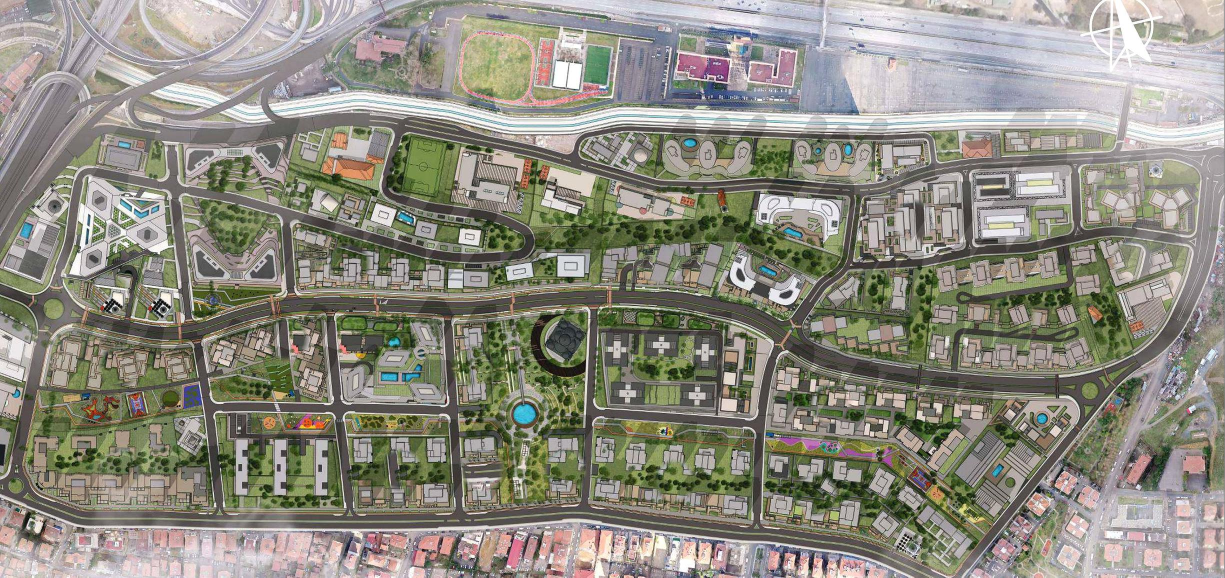
#> input picture assets/vaziyet/gunduz-orta.jpg, 2450 x 1155 px, given in place of yuz_f.jpg, which was not available (shown at 1/2 size)
$ python -i gece_ai.py   (imports and definitions only)   (older library calls are emulated)
#> lines starting #> are read from the running program, lines starting #| are printed output that depends on the picture; after the words box and inside, x2 and y2 are one past the last pixel; in counts of white or black regions, pixels touching at a corner belong together; pictures that were not available may be replaced by others from this repository, and a replacement may not be noted
"""Gerçekçi gece: panoramayı örtüşen yüzlere böl -> Gemini ile gece yap -> hizala -> panoramaya geri birleştir.

  python3 gece_ai.py split <sahne.jpg> <klasör>          # 6 yüz, 100° görüş, 2048 px (yuz_*.jpg)
  python3 gece_ai.py gen   <klasör> [model]              # GEMINI_API_KEY ile her yüzün gecesini üretir (gece_*.png)
  python3 gece_ai.py merge <sahne.jpg> <klasör> <çıkış.jpg>  # hizalar, gündüz netliğini ekler, 16384x8192 panorama

Yüzler: f r b l (yan, 30° aşağı bakar: gök az, şehir çok), d (aşağı). Gök yapay zekâya gönderilmez:
ufkun üstü gündüz görüntüsünden çıkarılan gök maskesiyle tek parça yapay gece göğüyle değiştirilir (yüzler arası dikiş olmaz).
REF ortam değişkeni bir gece örneği gösterirse (Umut'un ChatGPT örneği) stil referansı olarak gönderilir.
"""
import sys, os, json, base64, time, numpy as np, cv2
from PIL import Image
Image.MAX_IMAGE_PIXELS = None
FOV = 110.0
S = 4096
# yüz yönleri (yaw, pitch) derece
FACES = {'f': (0, -30), 'r': (90, -30), 'b': (180, -30), 'l': (-90, -30), 'd': (0, -90)}

# [23 lines left out: functions rot, dirs, split, not called in this run]

PROMPT = ("Turn this daytime aerial photo of an Istanbul city district into a realistic night photo taken shortly after sunset (blue hour / early night). "
          "Keep every building, road, tree and the camera angle exactly the same, do not add or remove anything, do not change the framing. "
          "Lit windows in warm and neutral white tones scattered naturally across the residential towers (not all windows), warm orange street lights "
          "along roads, car head/tail light streaks on the highways, softly lit parks and plazas, deep blue sky, dark sea with city reflections. "
          "Photorealistic, like a professional drone photo, natural exposure, no glow exaggeration.")

# [37 lines left out: functions _gen1, gen, _edges, not called in this run]

def _score(day, im):
    a = _edges(day, 512); b = _edges(im, 512)
    return float(np.corrcoef(a.ravel(), b.ravel())[0, 1])

# [16 lines left out: function align, not called in this run]

def sky_mask(eq):
    """Gündüz panoramasında gök maskesi (1 = gök). Her sütunda yukarıdan aşağı ilk belirgin kenara (siluet) kadar gök sayılır."""
    H, W = eq.shape[:2]; h, w = 2048, 4096
    sm = cv2.resize(eq, (w, h), interpolation=cv2.INTER_AREA).astype(np.float32)
    g = cv2.GaussianBlur(sm.mean(2), (0, 0), 1.2)
    m = cv2.magnitude(cv2.Sobel(g, cv2.CV_32F, 1, 0), cv2.Sobel(g, cv2.CV_32F, 0, 1))
    m[:int(h * .30)] = 0                                   # tepe gürültüsü yok sayılır (ufuk ~%50'de)
    hit = m > float(os.environ.get('SKY_T', 14))
    first = np.where(hit.any(0), hit.argmax(0), int(h * .5))
    first = np.minimum(first, int(h * .52))                # ufuk çizgisinin çok altına inmez
    first = np.minimum.reduce([np.roll(first, k) for k in range(-2, 3)])  # ince kuleler korunur
    rows = np.arange(h)[:, None]
    mask = (rows < first[None, :] - 1).astype(np.float32)
    mask = cv2.GaussianBlur(mask, (0, 0), 1.0)
    return cv2.resize(mask, (W, H), interpolation=cv2.INTER_LINEAR)

# [22 lines left out: functions night_sky, _project, not called in this run]

def _gains(nights, n, ground):
    """Yüzler arası renk/parlaklık farkını gider: örtüşmelerde kanal başına kazanç (panorama dikiş yöntemi)."""
    W, H = 1024, 512; fs = list(nights); P = {f: _project(cv2.resize(nights[f], (256, 256), interpolation=cv2.INTER_AREA), f, W, H, 256) for f in fs}
    k = len(fs); g = np.ones((k, 3))
    for c in range(3):
        A = np.eye(k) * 50.; bb = np.ones(k) * 50.        # kazançlar 1'e yakın kalsın
        for i in range(k):
            for j in range(i + 1, k):
                m = (P[fs[i]][1] > .05) & (P[fs[j]][1] > .05) & ground
                if m.sum() < 50: continue
                Ii = P[fs[i]][0][..., c][m].mean(); Ij = P[fs[j]][0][..., c][m].mean(); N = m.sum() / 1000.
                A[i, i] += N * Ii * Ii / 1e3; A[j, j] += N * Ij * Ij / 1e3; A[i, j] -= N * Ii * Ij / 1e3; A[j, i] -= N * Ii * Ij / 1e3
        g[:, c] = np.linalg.solve(A, bb)
    print('kazançlar', {f: np.round(g[i], 3).tolist() for i, f in enumerate(fs)})
    return {f: g[i] for i, f in enumerate(fs)}

# [11 lines left out: functions _up, _blurw, not called in this run]

def _gain_fields(bands, n, ground, gw=1024):
    """Yerel renk eşitleme: örtüşmelerde her yüzü ortak renge çeken, yüz içine yumuşakça yayılan kazanç alanı."""
    gh = gw // 2; P = {f: _project(cv2.resize(low, (256, 256), interpolation=cv2.INTER_AREA), f, gw, gh, 256) for f, (low, _) in bands.items()}
    ws = sum(w for _, w in P.values()); M = sum(L * w[..., None] for L, w in P.values()) / np.maximum(ws, 1e-6)[..., None]
    G = {}
    for f, (L, w) in P.items():
        other = ws - w; c = (w * np.clip(other * 4, 0, 1) * ground).astype(np.float32)
        R = np.clip(M / np.maximum(L, 4), .4, 2.5).astype(np.float32)
        num = _blurw(R * c[..., None], gw / 40)
        den = _blurw(c, gw / 40)[..., None]
        k = np.clip(den / .02, 0, 1)
        G[f] = (num / np.maximum(den, 1e-6) * k + (1 - k)).astype(np.float32)
    return G

def merge(src, out, dst, W=16384):
#> called with src = '../../assets/vaziyet/gunduz-orta.jpg', out = 'out.png', dst = 'out1.png', W = 16384
    H = W // 2; n = cv2.imread(f'{out}/yuz_f.jpg').shape[0]
#> after `n = cv2.imread(f'{out}/yuz_f.jpg').shape[0]`: n = 1155
    eq = cv2.imread(src)
#> eq is the input picture: shape (1155, 2450, 3); mean B, G, R 127.9, 139.5, 141.5
    if eq.shape[1] != W: eq = cv2.resize(eq, (W, H), interpolation=cv2.INTER_AREA)
    mask = sky_mask(eq)
#> in sky_mask, `g = cv2.GaussianBlur(sm.mean(2), (0, 0), 1.2)`:
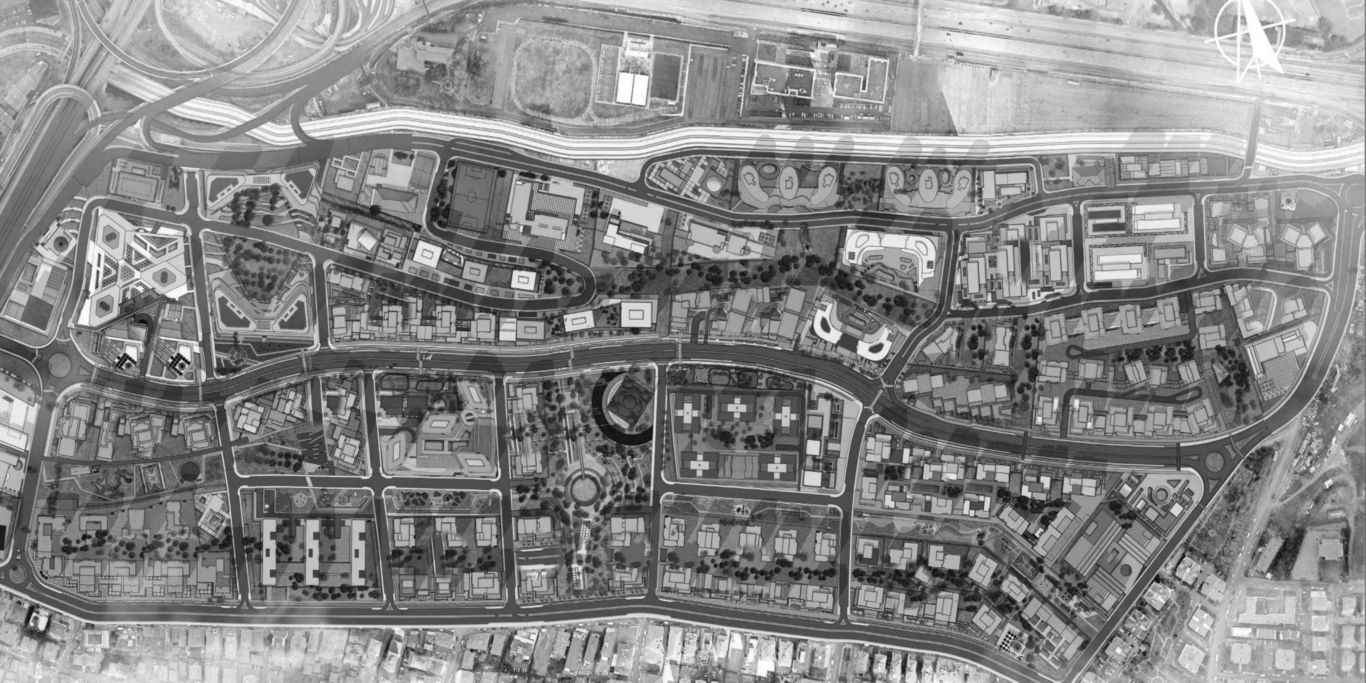
#> g: shape (2048, 4096) float32 (shown at 1/3 size); min 7.44, max 255, mean 136.3
#> in sky_mask, `m[:int(h * .30)] = 0                                   # tepe gürültüs..`:
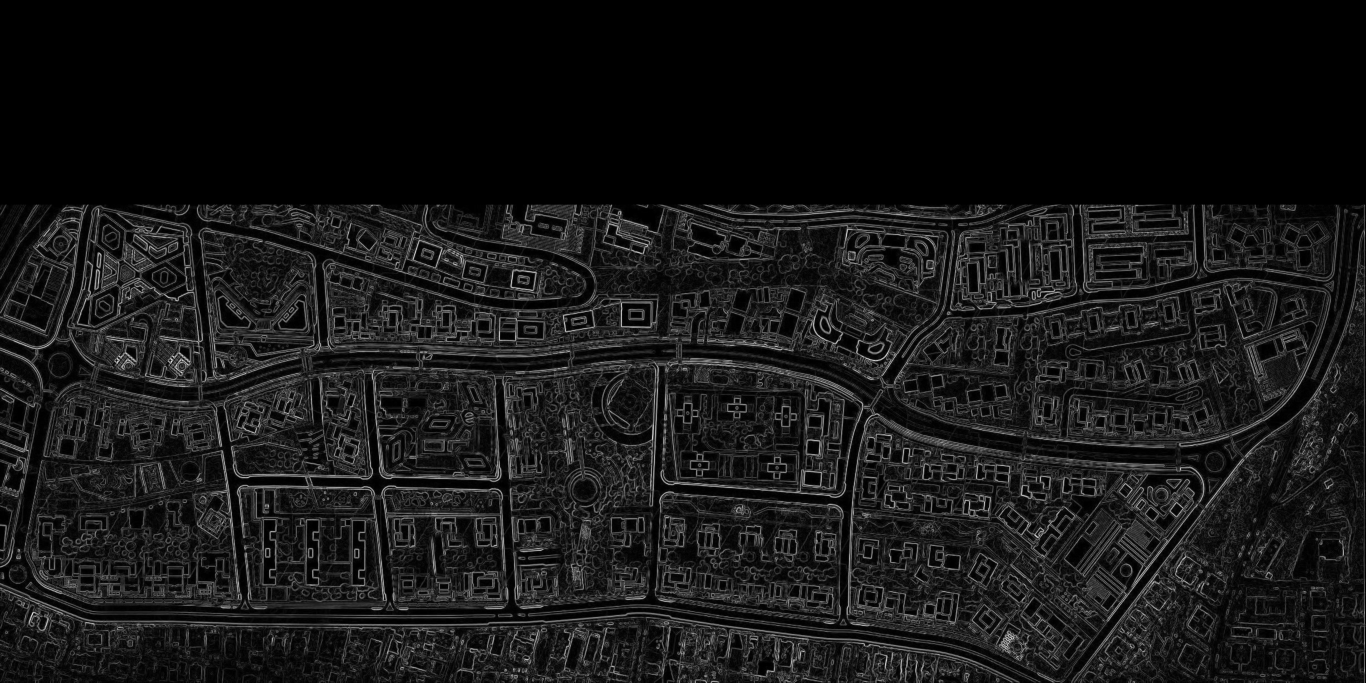
#> m: shape (2048, 4096) float32 (shown at 1/3 size); min 0, max 452.8, mean 41.5; drawn with min black and max white
#> in sky_mask, `hit = m > float(os.environ.get('SKY_T', 14))`:
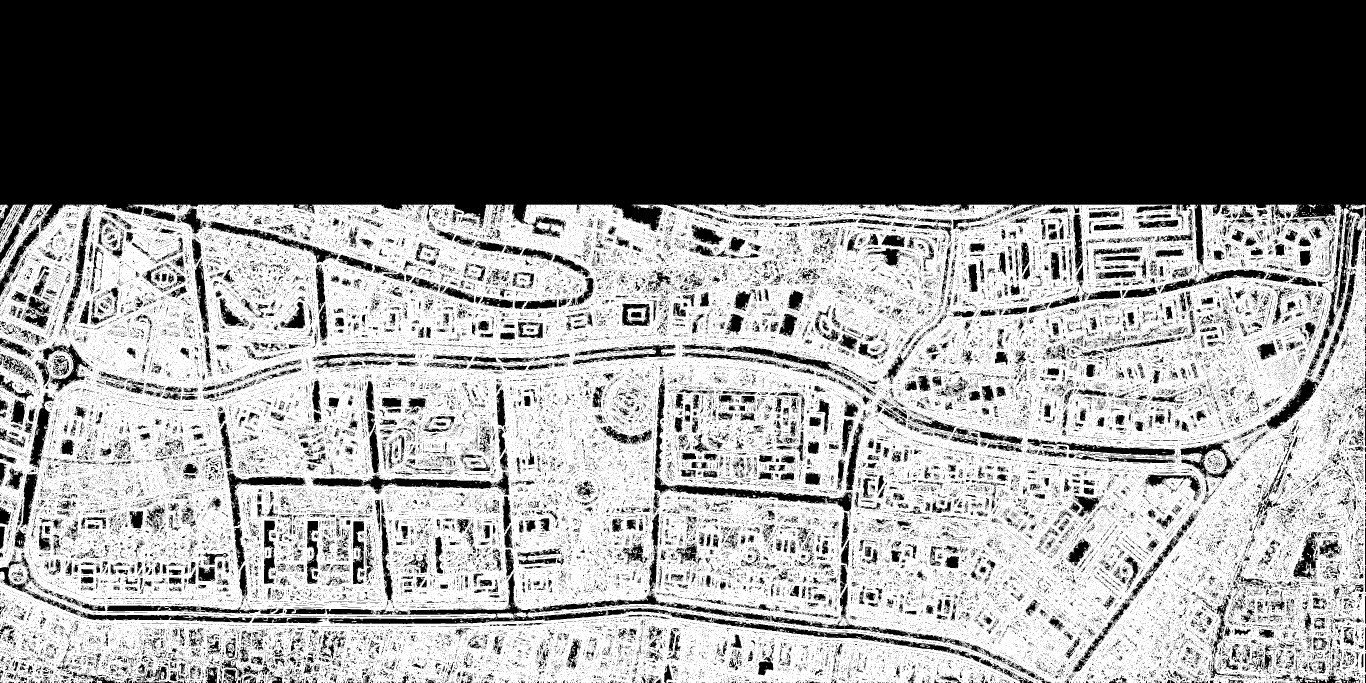
#> hit: shape (2048, 4096) bool (shown at 1/3 size); 54.7% white; 97944 black regions (92413 under 20 px), largest, box (x1, y1, x2, y2) and area: (0, 0, 4096, 1131) 2559155, (985, 1719, 2945, 1986) 46990, (1963, 1132, 2557, 1537) 16557
#> in sky_mask, `first = np.where(hit.any(0), hit.argmax(0), int(h * .5))`: first = 4096 values, max 789 at index 3601, min 614 at index 1, mean 617.3
#> in sky_mask, `first = np.minimum.reduce([np.roll(first, k) for k in range(-2, 3)])`: first = 4096 values, max 665 at index 1560, min 614 at index 0, mean 615.9
#> in sky_mask, `mask = (rows < first[None, :] - 1).astype(np.float32)`:
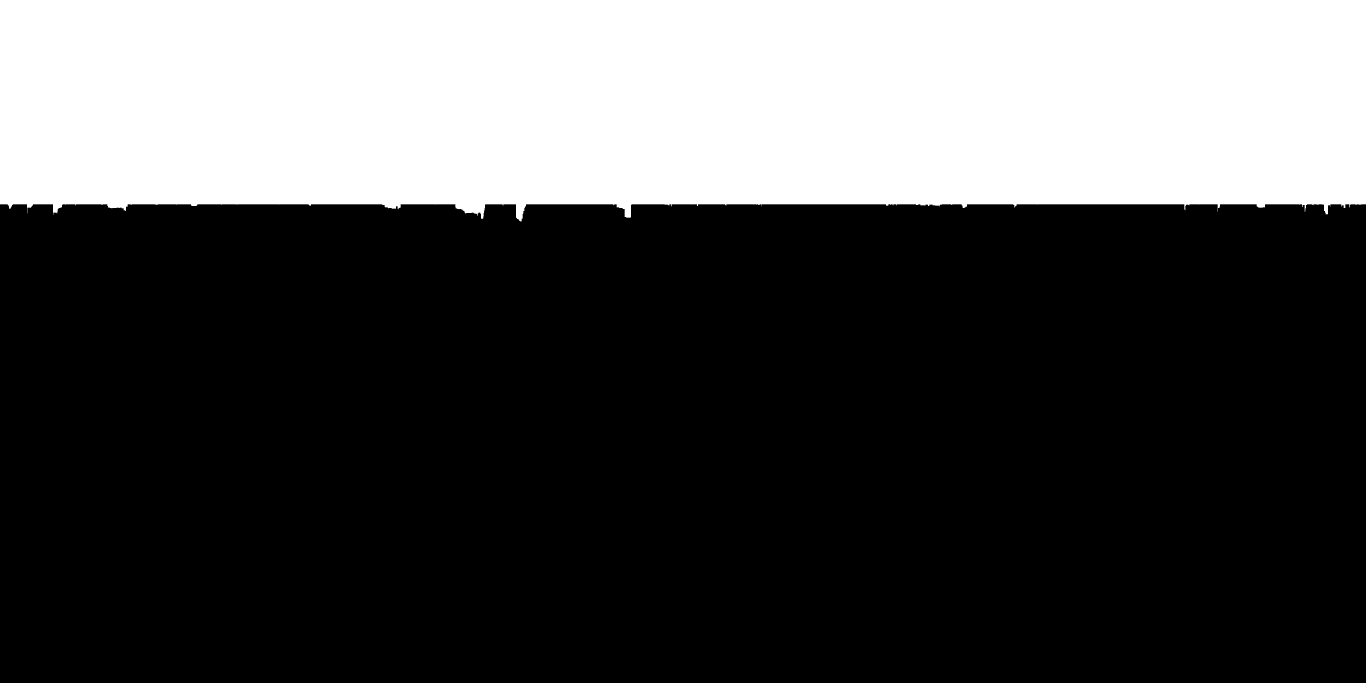
#> mask: shape (2048, 4096) float32 (shown at 1/3 size); values 0 (black) and 1 (white), 30% white; 1 white region, box (x1, y1, x2, y2) and area: (0, 0, 4096, 664) 2518726
    if os.environ.get('SKYONLY') and os.path.exists(f'{out}/_res.npy'):
        res = np.load(f'{out}/_res.npy'); return _sky(_detail(res, eq), eq, mask, dst)
    nights = {f: align(cv2.imread(f'{out}/yuz_{f}.jpg'), cv2.imread(f'{out}/gece_{f}.png')) for f in FACES if os.path.exists(f'{out}/gece_{f}.png')}
    gains = _gains(nights, n, cv2.resize(mask, (1024, 512)) < .5)
#> after the loop in _gains, `for c in range(3):`: g = empty array
#| kazançlar {}
#> gains = 0 items
    # iki bantlı birleştirme: renk (alçak frekans) geniş geçişle, ayrıntı dar geçişle -> renk farkı dikiş yapmaz
    bands = {}
    for f, night in nights.items():
        night = np.clip(night.astype(np.float32) * gains[f][None, None, :], 0, 255)
        low = cv2.GaussianBlur(night, (0, 0), night.shape[0] / 60); bands[f] = (low, night - low)
#> this loop made 0 passes
#> after the loop, bands = 0 items
    del nights
    G = _gain_fields(bands, n, (cv2.resize(mask, (1024, 512)) < .5).astype(np.float32))
#> in _gain_fields, `ws = sum((w for _, w in P.values()))`: ws = 0
#> in _gain_fields, `M = sum((L * w[..., None] for L, w in P.values())) / np.maximum(ws, 1e`: M = [0]
#> after the loop in _gain_fields, `for f, (L, w) in P.items():`: G = 0 items
#> G = 0 items
    res = np.zeros((H, W, 3), np.uint8); hpk = float(os.environ.get('HP', .35)); B = 512
    for r0 in range(0, H, B):
        r1 = min(H, r0 + B); lo = np.zeros((r1 - r0, W, 3), np.float32); hi = np.zeros_like(lo)
        lw = np.zeros((r1 - r0, W), np.float32); hw = np.zeros_like(lw)
        for f, (low, high) in bands.items():
            sl, w = _project(low, f, W, H, n, r0, r1); sh, _ = _project(high, f, W, H, n, r0, r1)
            g = _up(G[f], W, H, r0, r1); sl *= g; sh *= g
            lo += sl * w[..., None]; lw += w; w2 = w ** 4; hi += sh * w2[..., None]; hw += w2
        nn = lo / np.maximum(lw, 1e-6)[..., None] + hi / np.maximum(hw, 1e-8)[..., None]
        # gündüz görüntüsünün netliğini (ince ayrıntıyı) ekle: binalar keskin ve yerinde kalır
        a, b = max(0, r0 - 32), min(H, r1 + 32)
        dd = eq[a:b].astype(np.float32).mean(2); hp = (dd - cv2.GaussianBlur(dd, (0, 0), 2))[r0 - a:r0 - a + (r1 - r0)]
        lum = cv2.GaussianBlur(nn.mean(2), (0, 0), 3) / 255.0
        nn += (np.clip(hp, -40, 40) * np.clip(lum * 1.6, .08, 1) * hpk)[..., None]
        res[r0:r1] = np.clip(nn, 0, 255).astype(np.uint8)
#> this loop made 16 passes
#> pass 3, in merge, `dd = eq[a:b].astype(np.float32).mean(2)`:
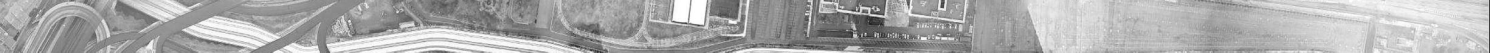
#> dd: shape (576, 16384) float32 (shown at 1/11 size); min 8.33, max 255, mean 171.2
    del bands
#> (the run stopped early here; a loop or call above may not have finished)
